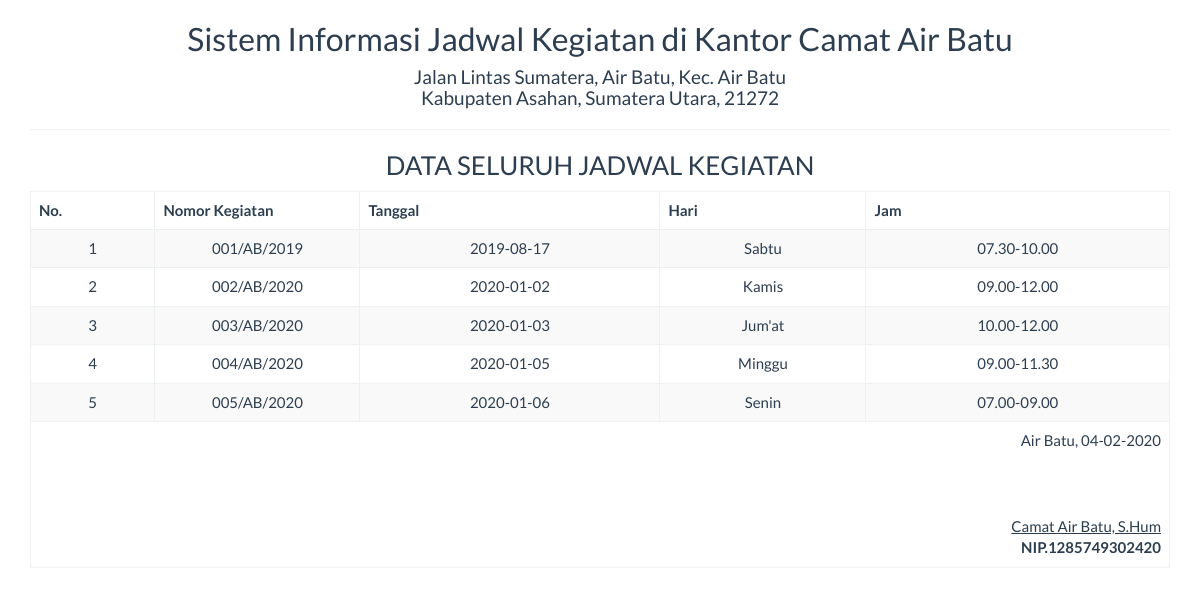
/report/jadwal_semua.php, run on the app's committed database.
### tables this page shows
CREATE TABLE IF NOT EXISTS `jadwal` (
  `no_kegiatan` varchar(20) DEFAULT NULL,
  `nama_kegiatan` varchar(50) NOT NULL,
  `tanggal` date NOT NULL,
  `hari` varchar(15) NOT NULL,
  `jam` varchar(20) NOT NULL,
  `id` int(11) NOT NULL AUTO_INCREMENT,
  PRIMARY KEY (`id`)
);

### report/jadwal_semua.php (the view, shortened to what this page needs)
<!DOCTYPE html>
<html>
    <head>
        <link href="../Assets/css/bootstrap.min.css" rel="stylesheet" type="text/css"/>
    </head>
    <body onload="print()">
        <?php
        include '../config/koneksi.php';
        ?>
        <div class="container">
            <div class='row'>
                <div class="col-sm-12">
                    <div class="text-center">
                        <h2>Sistem Informasi Jadwal Kegiatan di Kantor Camat Air Batu </h2>
                        <h4>Jalan Lintas Sumatera, Air Batu, Kec. Air Batu <br> Kabupaten Asahan, Sumatera Utara, 21272</h4>
                        <hr>
                        <h3>DATA SELURUH JADWAL KEGIATAN</h3>
                        <table class="table table-bordered table-striped table-hover">
                        <tbody>
                                <thead>
								<tr>
									<th>No.</th>
                                    <th width="18%">Nomor Kegiatan</th>
                                    <th>Tanggal</th>
                                    <th>Hari</th>
                                    <th>Jam</th>
								</tr>
								</thead>
							<tbody>
                            <?php
                            $sql = "SELECT * FROM jadwal";
                            $query = mysqli_query($koneksi, $sql) or die("SQL Anda Salah");
                            $nomor = 0;
                            while ($data = mysqli_fetch_array($query)) {
                                $nomor++;
                                ?>
                                <tr>
                                    <td><?= $nomor ?></td>
                                    <td><?= $data['no_kegiatan'] ?></td>
                                    <td><?= $data['tanggal'] ?></td>
                                    <td><?= $data['hari'] ?></td>
                                    <td><?= $data['jam'] ?></td>
                                </tr>
                            <?php } ?>
							</tbody>
                        </tbody>
                            <tfoot>
                                <tr>
                                    <td colspan="8" class="text-right">
                                        Air Batu,  <?= date("d-m-Y") ?>
                                        <br><br><br><br>
                                        <u>Camat Air Batu, S.Hum<strong></u><br>
                                        NIP.1285749302420
									</td>
								</tr>
							</tfoot>
                        </table>
                    </div>
                </div>
            </div>
    </body>
</html>

### data on the page
jadwal: no_kegiatan "001/AB/2019", tanggal "2019-08-17", hari "Sabtu", jam "07.30-10.00"
jadwal: no_kegiatan "002/AB/2020", tanggal "2020-01-02", hari "Kamis", jam "09.00-12.00"
jadwal: no_kegiatan "003/AB/2020", tanggal "2020-01-03", hari "Jum'at", jam "10.00-12.00"
jadwal: no_kegiatan "004/AB/2020", tanggal "2020-01-05", hari "Minggu", jam "09.00-11.30"
jadwal: no_kegiatan "005/AB/2020", tanggal "2020-01-06", hari "Senin", jam "07.00-09.00"
